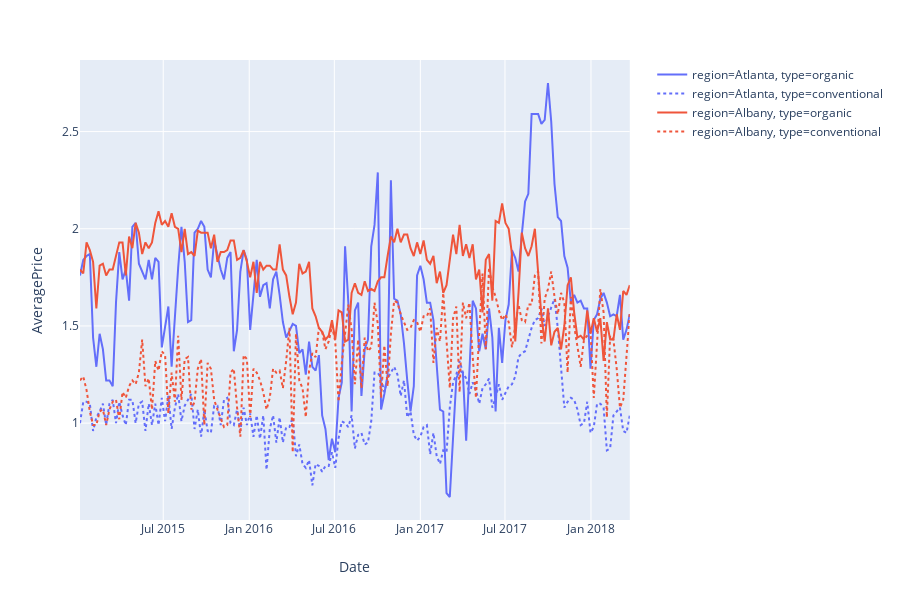

The code cell stored with this chart in its notebook:
### Code cell
px.line(
    avocados.sort_values(["Date"]),
    x="Date",
    y="AveragePrice", 
    color="region",
    line_dash="type"
)

### Figure 1 — Plotly figure (JSON) as saved in the notebook; plotly's stock layout.template omitted (floating-point values rounded to 4 significant figures; data arrays with more than 128 entries replaced by an {"elided": "..."} marker saying what was removed)
{"data": [{"hoverlabel": {"namelength": 0}, "hovertemplate": "region=Atlanta<br>type=organic<br>Date=%{x}<br>AveragePrice=%{y}", "legendgroup": "region=Atlanta, type=organic", "line": {"color": "#636efa", "dash": "solid"}, "mode": "lines", "name": "region=Atlanta, type=organic", "showlegend": true, "type": "scatter", "x": {"elided": "169 str values"}, "xaxis": "x", "y": {"elided": "169 float values"}, "yaxis": "y"}, {"hoverlabel": {"namelength": 0}, "hovertemplate": "region=Atlanta<br>type=conventional<br>Date=%{x}<br>AveragePrice=%{y}", "legendgroup": "region=Atlanta, type=conventional", "line": {"color": "#636efa", "dash": "dot"}, "mode": "lines", "name": "region=Atlanta, type=conventional", "showlegend": true, "type": "scatter", "x": {"elided": "169 str values"}, "xaxis": "x", "y": {"elided": "169 float values"}, "yaxis": "y"}, {"hoverlabel": {"namelength": 0}, "hovertemplate": "region=Albany<br>type=organic<br>Date=%{x}<br>AveragePrice=%{y}", "legendgroup": "region=Albany, type=organic", "line": {"color": "#EF553B", "dash": "solid"}, "mode": "lines", "name": "region=Albany, type=organic", "showlegend": true, "type": "scatter", "x": {"elided": "169 str values"}, "xaxis": "x", "y": {"elided": "169 float values"}, "yaxis": "y"}, {"hoverlabel": {"namelength": 0}, "hovertemplate": "region=Albany<br>type=conventional<br>Date=%{x}<br>AveragePrice=%{y}", "legendgroup": "region=Albany, type=conventional", "line": {"color": "#EF553B", "dash": "dot"}, "mode": "lines", "name": "region=Albany, type=conventional", "showlegend": true, "type": "scatter", "x": {"elided": "169 str values"}, "xaxis": "x", "y": {"elided": "169 float values"}, "yaxis": "y"}], "layout": {"height": 600, "legend": {"tracegroupgap": 0}, "margin": {"t": 60}, "xaxis": {"anchor": "y", "domain": [0, 0.98], "title": {"text": "Date"}}, "yaxis": {"anchor": "x", "domain": [0, 1], "title": {"text": "AveragePrice"}}}}
